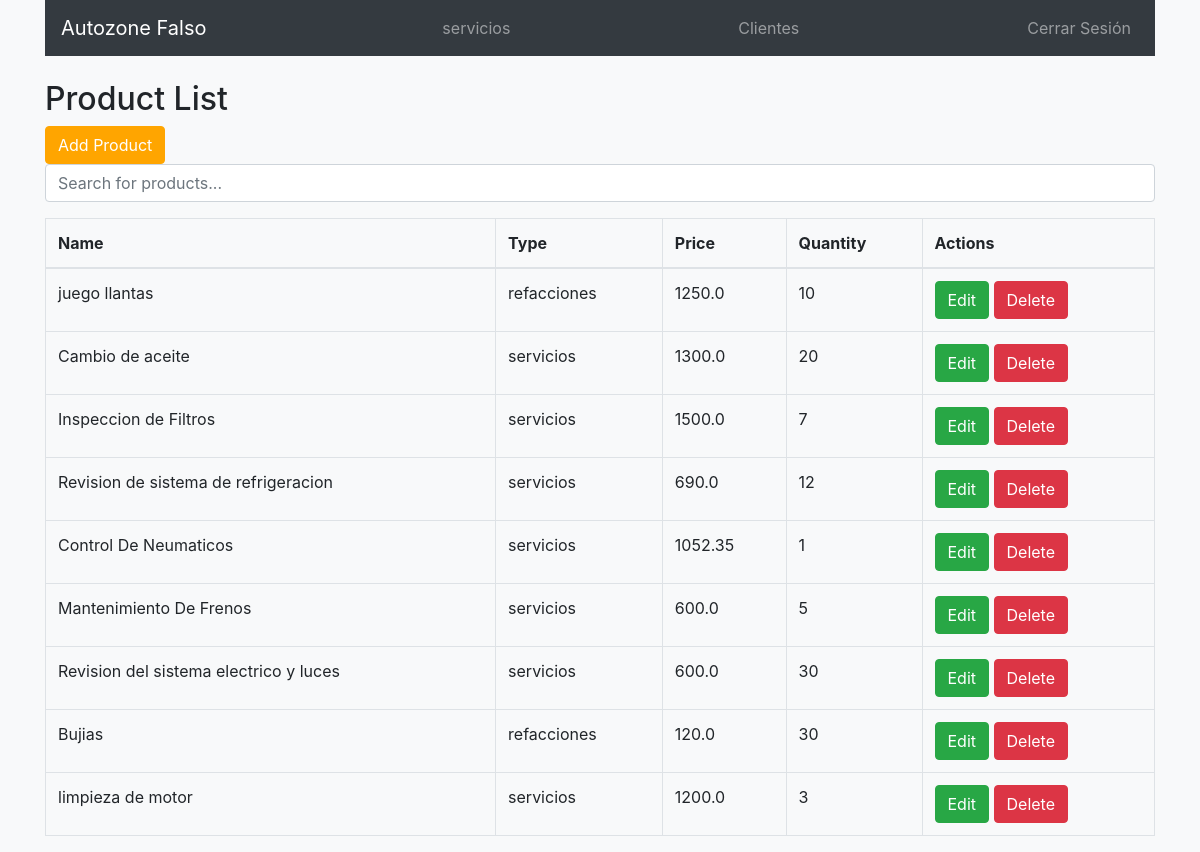
/catalog, run on the app's committed database.
### app.py (models this page shows, shortened)
class Product(db.Model):
    id = db.Column(db.Integer, primary_key=True)
    name = db.Column(db.String(80), nullable=False)
    price = db.Column(db.Float, nullable=False)
    quantity = db.Column(db.Integer, nullable=False)
    type = db.Column(Enum('refacciones', 'servicios', name='product_type'), nullable=False)

### app.py (the view)
@app.route('/catalog')
def list_products():
    products = Product.query.all()
    return render_template('list_products.html', products=products)

### app.py (called while the page is built)
@app.before_request
def before_request():
    if 'cart' not in session:
        session['cart'] = []

### templates/list_products.html (shortened to what this page needs)
{% extends 'base.html' %}
{% block content %}
<div class="container">
    <nav class="navbar navbar-expand-lg navbar-dark bg-dark mb-4">
        <a class="navbar-brand" href="#">Autozone Falso</a>
        <div class="collapse navbar-collapse">
            <ul class="navbar-nav ml-auto">
                <li class="nav-item">
                    <a class="nav-link" href="{{ url_for('list_services') }}">servicios</a>
                </li>
            </ul>
            <ul class="navbar-nav ml-auto">
                <li class="nav-item">
                    <a class="nav-link" href="{{ url_for('list_clients') }}">Clientes</a>
                </li>
            </ul>
            <ul class="navbar-nav ml-auto">
                <li class="nav-item">
                    <a class="nav-link" href="{{ url_for('logout') }}">Cerrar Sesión</a>
                </li>
            </ul>
        </div>
    </nav>
    <h2>Product List</h2>
    <a href="{{ url_for('add_product') }}" class="btn btn-primary">Add Product</a>
    <input type="text" id="searchBar" class="form-control mb-3" placeholder="Search for products...">
    <table class="table table-bordered">
        <thead>
            <tr style="border-color: orange;">
                <th>Name</th>
                <th>Type</th>
                <th>Price</th>
                <th>Quantity</th>
                <th>Actions</th>
            </tr>
        </thead>
        <tbody id="productTable">
            {% for product in products %}
            <tr style="border-color: orange;">
                <td>{{ product.name }}</td>
                <td>{{ product.type }}</td>
                <td>{{ product.price }}</td>
                <td>{{ product.quantity }}</td>
                <td>
                    <a href="/update/{{ product.id }}" class="btn btn-success" style="background-color: #28a745; color: white;">Edit</a>
                    <a href="/delete/{{ product.id }}" class="btn btn-danger">Delete</a>
                </td>
            </tr>
            {% endfor %}
        </tbody>
    </table>
</div>
{% endblock %}

### templates/base.html (style rules this page uses)
body { background-color: #f8f9fa; }
.btn-primary { background-color: orange; border-color: orange; }

### data on the page
Product: name "juego llantas", type "refacciones", price "1250.0", quantity "10"
Product: name "Cambio de aceite", type "servicios", price "1300.0", quantity "20"
Product: name "Inspeccion de Filtros", type "servicios", price "1500.0", quantity "7"
Product: name "Revision de sistema de refrigeracion", type "servicios", price "690.0", quantity "12"
Product: name "Control De Neumaticos", type "servicios", price "1052.35", quantity "1"
Product: name "Mantenimiento De Frenos", type "servicios", price "600.0", quantity "5"
Product: name "Revision del sistema electrico y luces", type "servicios", price "600.0", quantity "30"
Product: name "Bujias", type "refacciones", price "120.0", quantity "30"
Product: name "limpieza de motor", type "servicios", price "1200.0", quantity "3"
